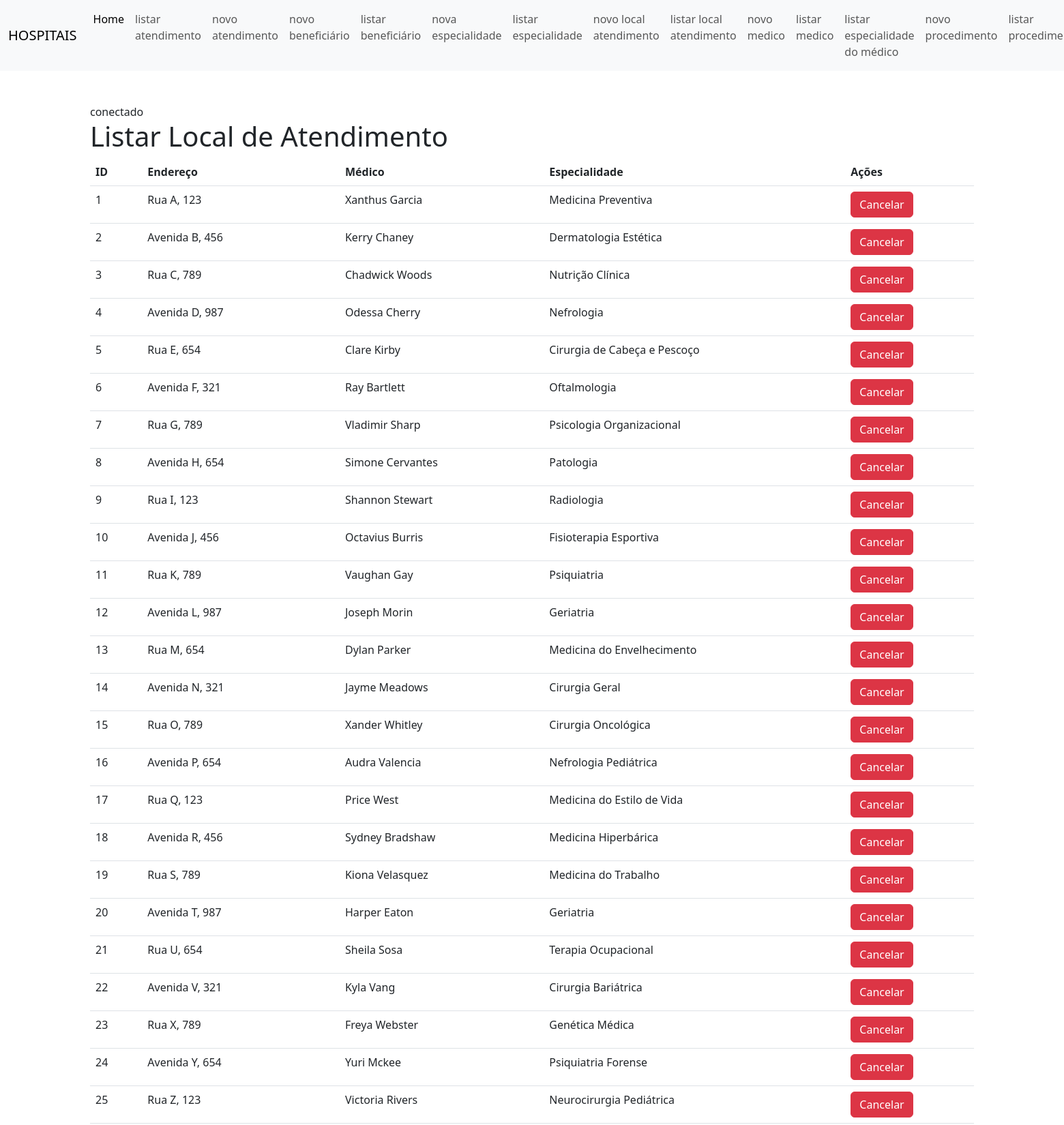
The app's page /?page=listar-local-atendimento (upper part) with its own data.
### tables this page shows
create table LocalAtendimento(
	id int primary key auto_increment,
	endereco VARCHAR(255),
  medico_especialidadeId INT,
	FOREIGN KEY (medico_especialidadeId) REFERENCES Medico_Especialidade(id)
);

create table Medico(
	id int primary key auto_increment,
	nome VARCHAR(255),
  crm VARCHAR(10),
  data_nasc DATE
);

create table Especialidade(
	id int primary key auto_increment,
	especialidade VARCHAR(255),
	CBOS VARCHAR(10)
);

### CRUD/LocalAtendimento/listar-local-atendimento.php (the view)
<h1>Listar Local de Atendimento</h1>
<?php
$sql = "SELECT la.id, la.endereco, me.medicoID, me.especialidadeID, m.nome AS nomeMedico, e.especialidade AS nomeEspecialidade
        FROM LocalAtendimento AS la
        INNER JOIN Medico_Especialidade AS me ON la.medico_especialidadeId = me.id
        INNER JOIN Medico AS m ON me.medicoID = m.id
        INNER JOIN Especialidade AS e ON me.especialidadeID = e.id";
$result = $conn->query($sql);
$qtd = $result->num_rows;
if ($qtd > 0) {
    print "<table class='table' table-hover table-striped table-bordered'>";
    print "<tr>";
    print "<th>ID</th>";
    print "<th>Endereço</th>";
    print "<th>Médico</th>";
    print "<th>Especialidade</th>";
    print "<th>Ações</th>";
    print "</tr>";
    while ($row = $result->fetch_assoc()) {
        $id = $row['id'];
        $endereco = $row['endereco'];
        $nomeMedico = $row['nomeMedico'];
        $nomeEspecialidade = $row['nomeEspecialidade'];
        print "<tr>";
        print "<td>$id</td>";
        print "<td>$endereco</td>";
        print "<td>$nomeMedico</td>";
        print "<td>$nomeEspecialidade</td>";
        print "<td>
              <button onclick=\"if(confirm('Tem certeza que deseja cancelar?'))
                    {location.href='?page=salvar-local-atendimento&acao=excluir-local-atendimento&id=$id';}
                    else{false;}\"
                class='btn btn-danger'>Cancelar</button>";
        print "</tr>";
    }
    print "</table>";
} else {
    print "<p class='alert alert-danger'>Não encontrou resultados!</p>";
}
?>

### records on screen
localatendimento: id "1", endereco "Rua A, 123", medico.nome "Xanthus Garcia", especialidade.especialidade "Medicina Preventiva"
localatendimento: id "2", endereco "Avenida B, 456", medico.nome "Kerry Chaney", especialidade.especialidade "Dermatologia Estética"
localatendimento: id "3", endereco "Rua C, 789", medico.nome "Chadwick Woods", especialidade.especialidade "Nutrição Clínica"
localatendimento: id "4", endereco "Avenida D, 987", medico.nome "Odessa Cherry", especialidade.especialidade "Nefrologia"
localatendimento: id "5", endereco "Rua E, 654", medico.nome "Clare Kirby", especialidade.especialidade "Cirurgia de Cabeça e Pescoço"
localatendimento: id "6", endereco "Avenida F, 321", medico.nome "Ray Bartlett", especialidade.especialidade "Oftalmologia"
localatendimento: id "7", endereco "Rua G, 789", medico.nome "Vladimir Sharp", especialidade.especialidade "Psicologia Organizacional"
localatendimento: id "8", endereco "Avenida H, 654", medico.nome "Simone Cervantes", especialidade.especialidade "Patologia"
localatendimento: id "9", endereco "Rua I, 123", medico.nome "Shannon Stewart", especialidade.especialidade "Radiologia"
localatendimento: id "10", endereco "Avenida J, 456", medico.nome "Octavius Burris", especialidade.especialidade "Fisioterapia Esportiva"
localatendimento: id "11", endereco "Rua K, 789", medico.nome "Vaughan Gay", especialidade.especialidade "Psiquiatria"
localatendimento: id "12", endereco "Avenida L, 987", medico.nome "Joseph Morin", especialidade.especialidade "Geriatria"
localatendimento: id "13", endereco "Rua M, 654", medico.nome "Dylan Parker", especialidade.especialidade "Medicina do Envelhecimento"
localatendimento: id "14", endereco "Avenida N, 321", medico.nome "Jayme Meadows", especialidade.especialidade "Cirurgia Geral"
localatendimento: id "15", endereco "Rua O, 789", medico.nome "Xander Whitley", especialidade.especialidade "Cirurgia Oncológica"
localatendimento: id "16", endereco "Avenida P, 654", medico.nome "Audra Valencia", especialidade.especialidade "Nefrologia Pediátrica"
localatendimento: id "17", endereco "Rua Q, 123", medico.nome "Price West", especialidade.especialidade "Medicina do Estilo de Vida"
localatendimento: id "18", endereco "Avenida R, 456", medico.nome "Sydney Bradshaw", especialidade.especialidade "Medicina Hiperbárica"
localatendimento: id "19", endereco "Rua S, 789", medico.nome "Kiona Velasquez", especialidade.especialidade "Medicina do Trabalho"
localatendimento: id "20", endereco "Avenida T, 987", medico.nome "Harper Eaton", especialidade.especialidade "Geriatria"
localatendimento: id "21", endereco "Rua U, 654", medico.nome "Sheila Sosa", especialidade.especialidade "Terapia Ocupacional"
localatendimento: id "22", endereco "Avenida V, 321", medico.nome "Kyla Vang", especialidade.especialidade "Cirurgia Bariátrica"
localatendimento: id "23", endereco "Rua X, 789", medico.nome "Freya Webster", especialidade.especialidade "Genética Médica"
localatendimento: id "24", endereco "Avenida Y, 654", medico.nome "Yuri Mckee", especialidade.especialidade "Psiquiatria Forense"
localatendimento: id "25", endereco "Rua Z, 123", medico.nome "Victoria Rivers", especialidade.especialidade "Neurocirurgia Pediátrica"
